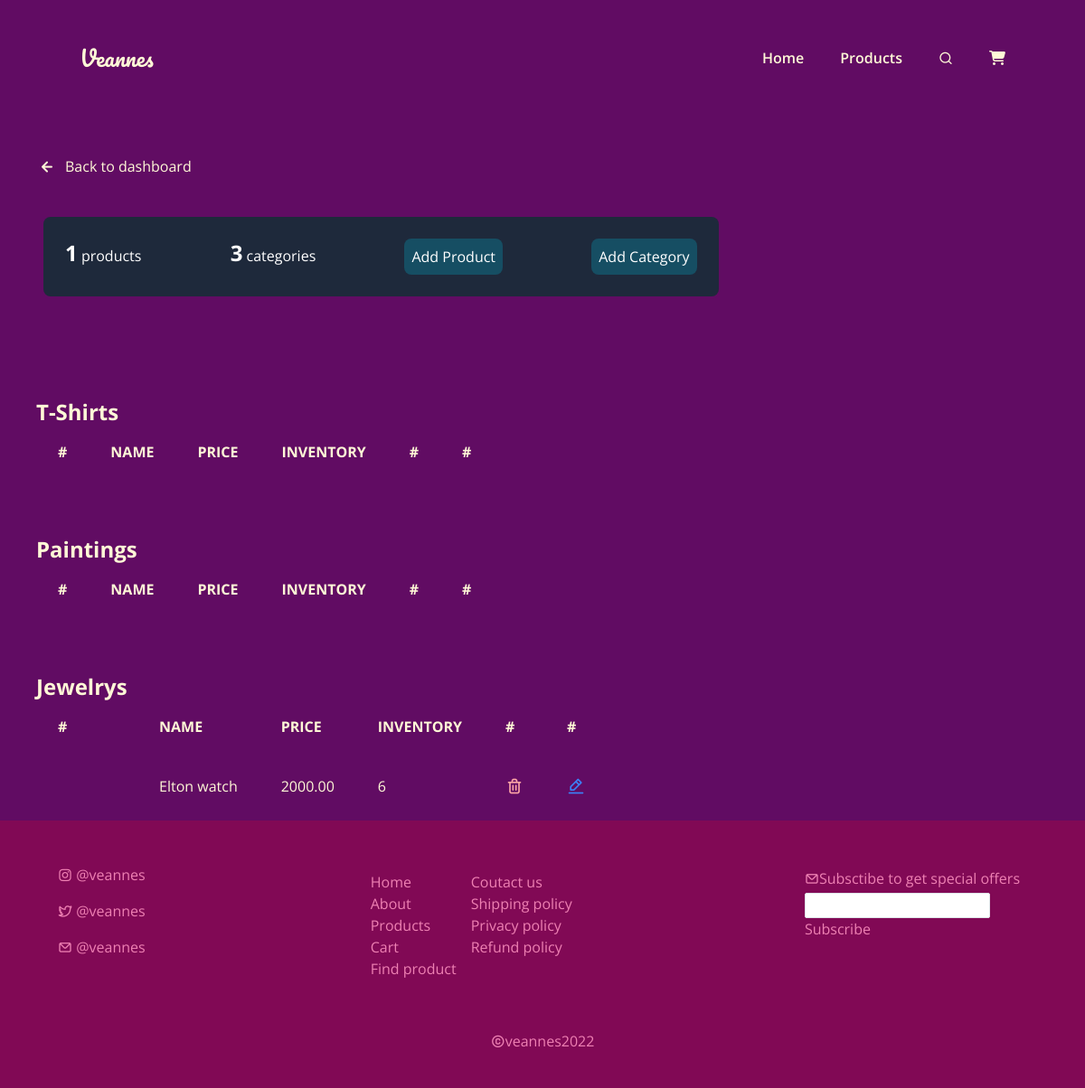
Page /dashboard/products (signed in) on the committed database.
### shop/models.py (models this page shows, shortened)
class Category(models.Model):
    name = models.CharField(max_length=50)

class Product(models.Model):
    name = models.CharField(max_length=100)
    price = models.DecimalField(max_digits=7, decimal_places=2)
    category = models.ForeignKey(Category, on_delete=models.SET_NULL, null=True)
    inventory = models.IntegerField()
    image_filename = models.CharField(max_length=20)
    image_url = models.CharField(max_length=1000)

### dashboard/views.py (the view)
# urls.py: path('products', dash_products, name='dash-products'),
@login_required
def dash_products(request):
    products = Product.objects.all()
    categories = Category.objects.all()
    context = {
        'products': products,
        'categories': categories,
        'total_products': products_count(),
        'total_categories': category_count()
    }
    return render(request, 'dash/products.html', context)

### dashboard/utils.py (called while the page is built)
def products_count():
    return len(list(Product.objects.all()))

def category_count():
    return len(list(Category.objects.all()))

### dashboard/templates/dash/products.html (shortened to what this page needs)
{% extends 'base.html' %}
{% block content %}
<div class="dash-products flex flex-col px-10 md:px-55 xl:px-64">
    <div class="back flex justify-start items-center cursor-pointer group my-10">
        <i class="uil uil-arrow-left text-2xl group-hover:-translate-x-10 transition duration-300 ease-in-out"></i>
        <a href="/dashboard/" class="ml-2 hover:text-black">Back to dashboard</a>
    </div>
    <div class="bg-slate-800 flex justify-between  w-2/3 h-fit mb-5 mx-2 px-4 py-4 text-white rounded-lg">
        <p><span class="font-bold text-2xl">{{total_products}}</span> products</p>
        <p><span class="font-bold text-2xl">{{total_categories}}</span> categories</p>
        <a href="/shop/product/add" class="hover:text-white">
            <button class="bg-cyan-900 rounded-lg p-2 hover:scale-110 transition duration-300 ease-in-out">
                <p> Add Product</p>
            </button>
        </a>
        <a href="/shop/category/add" class="hover:text-white">
            <button class="bg-cyan-900 rounded-lg p-2 hover:scale-110 transition duration-300 ease-in-out">
                <p> Add Category</p>
            </button>
        </a>
    </div>
    {% for category in categories %}
    <div class="mt-16">
        <h1 class="font-bold text-2xl">{{category.name}}{{total_categories|pluralize}}</h1>
        <table class="table-auto">
            <thead class="uppercase text-left">
                <tr>
                    <th class="py-3 px-6">#</th>
                    <th class="py-3 px-6">Name</th>
                    <th class="py-3 px-6">Price</th>
                    <th class="py-3 px-6">Inventory</th>
                    <th class="py-3 px-6">#</th>
                    <th class="py-3 px-6">#</th>
                </tr>
            </thead>
            <tbody>
                {% for product in products %}
                {% if product.category == category %}
                <tr>
                    <td class="py-4 px-6 ">
                    </td>
                    <td class="py-4 px-6 ">
                        {{product.name}}
                    </td>
                    <td class="py-4 px-6 ">
                        {{product.price}}
                    </td>
                    <td class="py-4 px-6 ">
                        {{product.inventory}}
                    </td>
                    <td class="py-4 px-6 ">
                        <a href="/dashboard/products/delete/{{product.id}}"
                            class="text-red-300 text-xl hover:text-red-700 transition duration-300 ease-in-out">
                            <i class="uil uil-trash-alt"></i>
                        </a>
                    </td>
                    <td class="py-4 px-6 ">
                        <a href="/dashboard/product/edit/{{product.id}}">
                            <i class="uil uil-edit-alt text-xl text-blue-500"></i>
                        </a>
                    </td>
                </tr>
                {% endif %}
                {% endfor %}
            </tbody>
        </table>
    </div>
    {% endfor %}
</div>
{% endblock %}

### static/css/style.css (style rules this page uses)
body { font-family: 'Open Sans', sans-serif; }

### rows in the picture
Category: name "T-Shirt"
Category: name "Painting"
Category: name "Jewelry"
Product: name "Elton watch", price "2000.00", inventory "6"

### other values in the picture
{{ total_products }} "1"
{{ total_categories }} "3"
